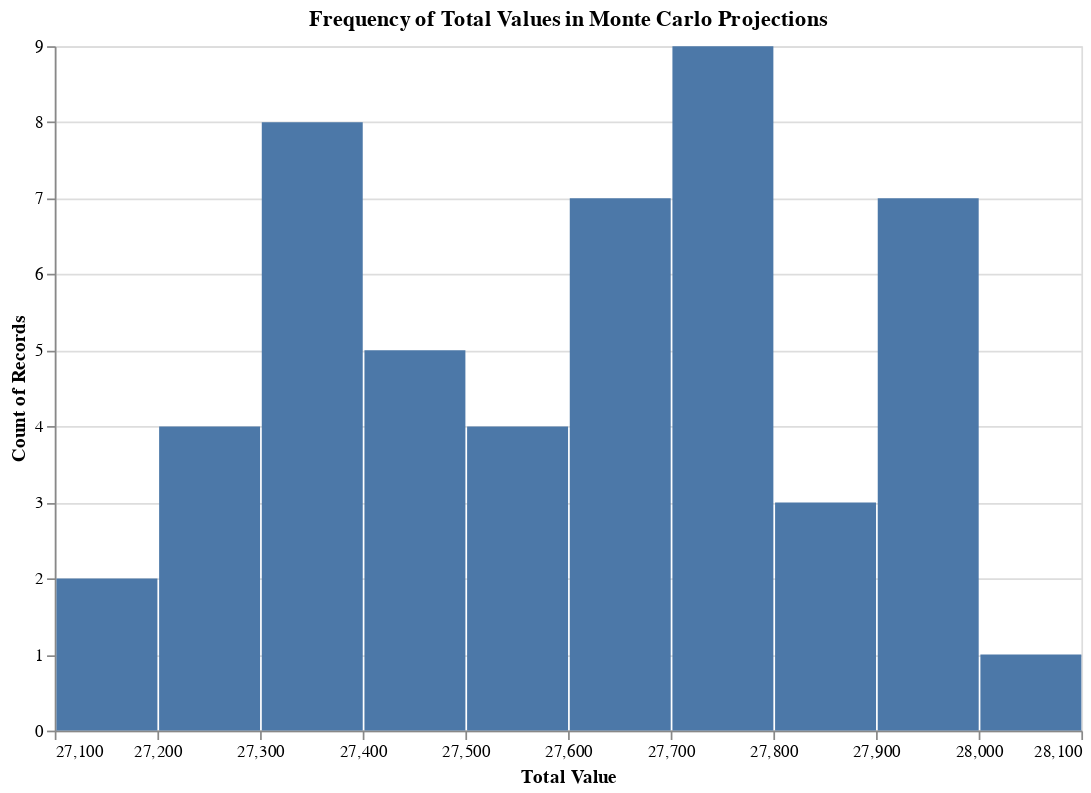

Notebook source saved alongside this figure:
### Markdown cell above
We can then use that data to plot what expected values might look like, and print the average expected value to get an idea of what future values may look like.

### Code cell
total_occurrences = mc_projections['Total'].astype(float).reset_index()

avg = mc_projections['Total'].mean()

bar_plot = alt.Chart(total_occurrences).mark_bar().encode(
    x=alt.X('Total:Q', title='Total Value').bin(maxbins=iters/8),
    y='count()'
    , tooltip=[alt.Tooltip('count()', title='Frequency')]
).properties(
    title='Frequency of Total Values in Monte Carlo Projections',
    width=600, # because the auto-size is quite small
    height=400
)

print(f"Average Expected Value is {avg:.2f}")

bar_plot.display()

### Figure 1 — Vega-Lite specification as saved in the notebook (floating-point values rounded to 4 significant figures)
{"config": {"view": {"continuousWidth": 300, "continuousHeight": 300}}, "data": {"name": "data-7596e3ce50371dc2b9bff95683ee2e2b"}, "mark": {"type": "bar"}, "encoding": {"tooltip": [{"aggregate": "count", "title": "Frequency", "type": "quantitative"}], "x": {"bin": {"maxbins": 12.5}, "field": "Total", "title": "Total Value", "type": "quantitative"}, "y": {"aggregate": "count", "type": "quantitative"}}, "height": 400, "title": "Frequency of Total Values in Monte Carlo Projections", "width": 600, "$schema": "https://vega.github.io/schema/vega-lite/v5.20.1.json", "datasets": {"data-7596e3ce50371dc2b9bff95683ee2e2b": [{"index": 0, "Total": 27170.0}, {"index": 1, "Total": 27170.0}, {"index": 2, "Total": 27220.0}, {"index": 3, "Total": 27270.0}, {"index": 4, "Total": 27260.0}, {"index": 5, "Total": 27260.0}, {"index": 6, "Total": 27310.0}, {"index": 7, "Total": 27340.0}, {"index": 8, "Total": 27370.0}, {"index": 9, "Total": 27360.0}, {"index": 10, "Total": 27340.0}, {"index": 11, "Total": 27330.0}, {"index": 12, "Total": 27340.0}, {"index": 13, "Total": 27390.0}, {"index": 14, "Total": 27420.0}, {"index": 15, "Total": 27480.0}, {"index": 16, "Total": 27490.0}, {"index": 17, "Total": 27460.0}, {"index": 18, "Total": 27490.0}, {"index": 19, "Total": 27520.0}, {"index": 20, "Total": 27550.0}, {"index": 21, "Total": 27560.0}, {"index": 22, "Total": 27580.0}, {"index": 23, "Total": 27650.0}, {"index": 24, "Total": 27690.0}, {"index": 25, "Total": 27720.0}, {"index": 26, "Total": 27690.0}, {"index": 27, "Total": 27700.0}, {"index": 28, "Total": 27730.0}, {"index": 29, "Total": 27730.0}, {"index": 30, "Total": 27720.0}, {"index": 31, "Total": 27690.0}, {"index": 32, "Total": 27660.0}, {"index": 33, "Total": 27670.0}, {"index": 34, "Total": 27700.0}, {"index": 35, "Total": 27750.0}, {"index": 36, "Total": 27770.0}, {"index": 37, "Total": 27780.0}, {"index": 38, "Total": 27800.0}, {"index": 39, "Total": 27850.0}, {"index": 40, "Total": 27850.0}, {"index": 41, "Total": 27890.0}, {"index": 42, "Total": 27900.0}, {"index": 43, "Total": 27920.0}, {"index": 44, "Total": 27960.0}, {"index": 45, "Total": 27980.0}, {"index": 46, "Total": 27970.0}, {"index": 47, "Total": 27950.0}, {"index": 48, "Total": 27960.0}, {"index": 49, "Total": 28010.0}]}}
